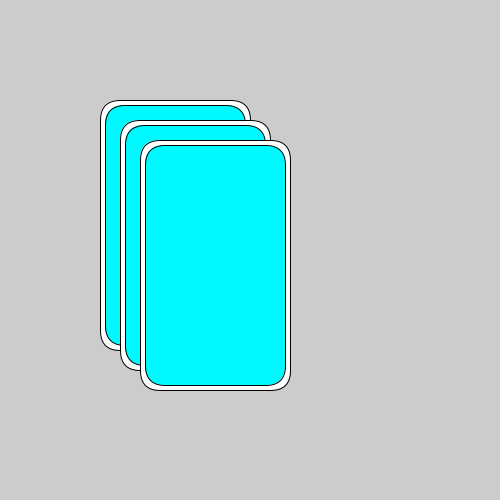
Frame 1 (no input)
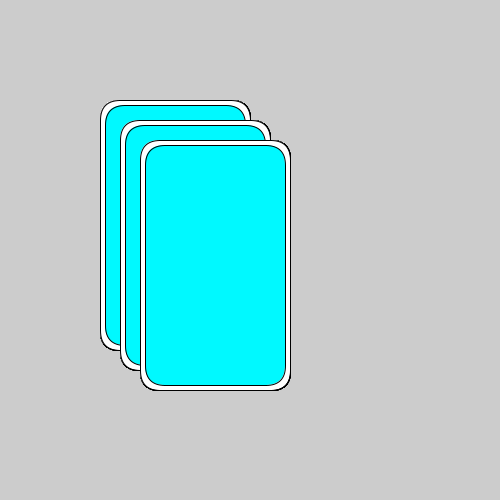
Frame 60 (the mouse pressed at the canvas centre just before this capture)
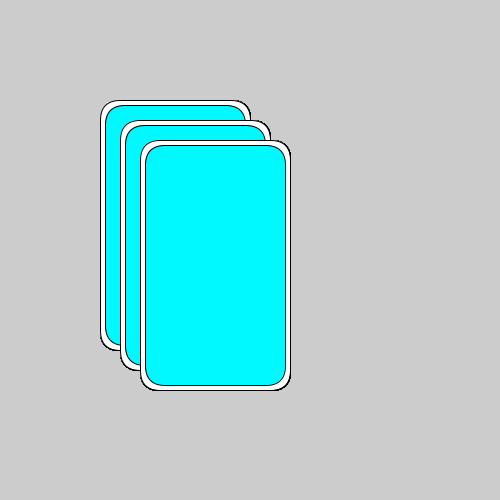
Frame 120 (the mouse held since frame 60 and released just before this capture)

The Processing sketch that drew these frames (run headless with seeded random() and noise(); from frame 60 on, the mouse is pressed at the canvas centre):

// Processing sketch: week02_rect_drawCard_function
// ── week02_rect_drawCard_function.pde
void setup(){
  size(500,500);
}
void draw(){
  drawCard(100,100);
  drawCard(120,120);
  drawCard(140,140);
}
int W=10;
void drawCard(int x,int y){
  fill(255);
  rect(x,y,150,250,20);
  fill(#00F9FF);
  rect(x+W/2,y+W/2,150-W,250-W,20);
}
